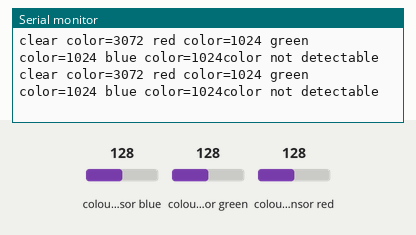
Simulated run of this sketch. Board: Arduino Uno, built with avr-gcc and run on an emulated ATmega328P. On the bench: the last lines printed to the serial monitor. Wiring (inferred from the names in the program): TCS34725 colour sensor at I2C address 0x29. The test bench sets the inputs (shaded band); at power-on: colour sensor blue 128, colour sensor green 128, colour sensor red 128.

Above: at 1.2 s.
1.3 s: colour sensor blue set to 5
At 2.3 s:
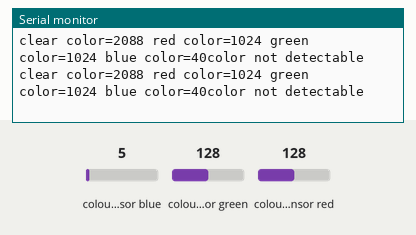
4.3 s: colour sensor green set to 5
At 5.0 s:
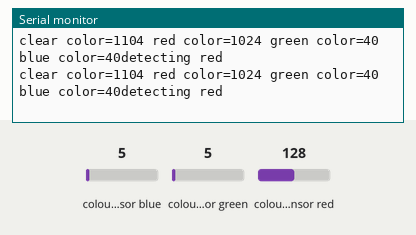
6.2 s: colour sensor red set to 64
At 7.3 s:
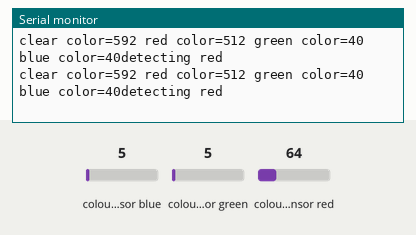
9.2 s: colour sensor blue set to 64
At 10.3 s:
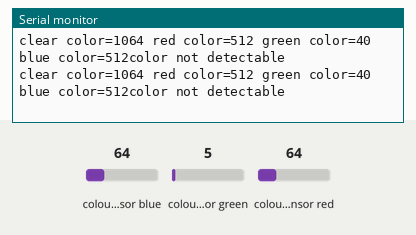
12.2 s: colour sensor green set to 64
At 12.7 s:
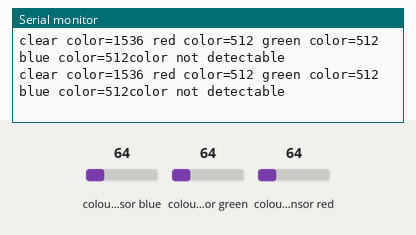
Timing chart, 0 to 15.2 s (numbered marks = the images above; inputs shaded):
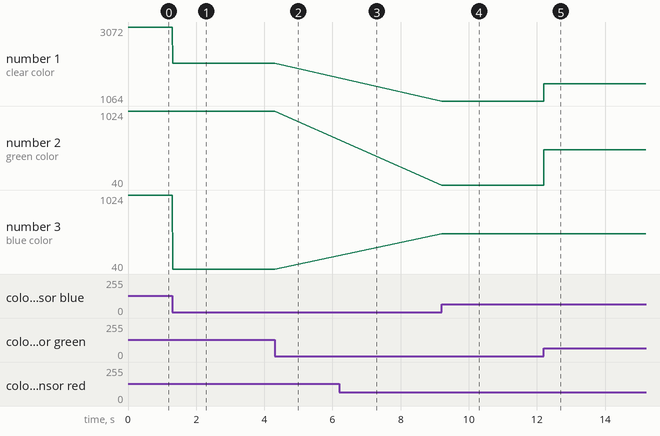

Measured:
- after the input at 1.3 s, the serial monitor: prints a new line at once (image 1)
- after the input at 4.3 s, the serial monitor: prints a new line at once (image 2)
- after the input at 6.2 s, the serial monitor: prints a new line at once (image 3)
- after the input at 9.2 s, the serial monitor: prints a new line at once (image 4)
- after the input at 12.2 s, the serial monitor: prints a new line at once (image 5)
- plotted number 1: 3072 → 2088 after the input at 1.3 s, 2088 → 1064 after the input at 9.2 s, 1064 → 1536 after the input at 12.2 s
- plotted number 3: 1024 → 40 after the input at 1.3 s

The sketch:

RGB_Color.ino
```cpp
/*
BM017_Arduino_color_sensing:  This program interfaces to the AMS TCS34725 color light
to digital converter IC.  It uses the Arduino I2C interface.

Schematics associated with the BM017 module may be used for hardware wiring information.
See the user datasheet at www.solutions-cubed.com for additional information.

*/

#include <Wire.h>
#include <Math.h>

byte i2cWriteBuffer[10];
byte i2cReadBuffer[10];

#define SensorAddressWrite 0x29 //
#define SensorAddressRead 0x29 //
#define EnableAddress 0xa0 // register address + command bits
#define ATimeAddress 0xa1 // register address + command bits
#define WTimeAddress 0xa3 // register address + command bits
#define ConfigAddress 0xad // register address + command bits
#define ControlAddress 0xaf // register address + command bits
#define IDAddress 0xb2 // register address + command bits
#define ColorAddress 0xb4 // register address + command bits

/*
Send register address and the byte value you want to write the magnetometer and
loads the destination register with the value you send
*/
void Writei2cRegisters(byte numberbytes, byte command)
{
  byte i = 0;

  Wire.beginTransmission(SensorAddressWrite);   // Send address with Write bit set
  Wire.write(command);                          // Send command, normally the register address
  for (i = 0; i < numberbytes; i++)                 // Send data
    Wire.write(i2cWriteBuffer[i]);
  Wire.endTransmission();

  delayMicroseconds(100);      // allow some time for bus to settle
}

/*
Send register address to this function and it returns byte value
for the magnetometer register's contents
*/
byte Readi2cRegisters(int numberbytes, byte command)
{
  byte i = 0;

  Wire.beginTransmission(SensorAddressWrite);   // Write address of read to sensor
  Wire.write(command);
  Wire.endTransmission();

  delayMicroseconds(100);      // allow some time for bus to settle

  Wire.requestFrom(SensorAddressRead, numberbytes);  // read data
  for (i = 0; i < numberbytes; i++)
    i2cReadBuffer[i] = Wire.read();
  Wire.endTransmission();

  delayMicroseconds(100);      // allow some time for bus to settle
}

void init_TCS34725(void)
{
  i2cWriteBuffer[0] = 0x10;
  Writei2cRegisters(1, ATimeAddress);   // RGBC timing is 256 - contents x 2.4mS =
  i2cWriteBuffer[0] = 0x00;
  Writei2cRegisters(1, ConfigAddress);  // Can be used to change the wait time
  i2cWriteBuffer[0] = 0x00;
  Writei2cRegisters(1, ControlAddress); // RGBC gain control
  i2cWriteBuffer[0] = 0x03;
  Writei2cRegisters(1, EnableAddress);   // enable ADs and oscillator for sensor
}

void get_TCS34725ID(void)
{
  Readi2cRegisters(1, IDAddress);
  if (i2cReadBuffer[0] = 0x44)
    Serial.println("TCS34725 is present");
  else
    Serial.println("TCS34725 not responding");
}

/*
Reads the register values for clear, red, green, and blue.
*/
void get_Colors(void)
{
  unsigned int clear_color = 0;
  unsigned int red_color = 0;
  unsigned int green_color = 0;
  unsigned int blue_color = 0;

  Readi2cRegisters(8, ColorAddress);
  clear_color = (unsigned int)(i2cReadBuffer[1] << 8) + (unsigned int)i2cReadBuffer[0];
  red_color = (unsigned int)(i2cReadBuffer[3] << 8) + (unsigned int)i2cReadBuffer[2];
  green_color = (unsigned int)(i2cReadBuffer[5] << 8) + (unsigned int)i2cReadBuffer[4];
  blue_color = (unsigned int)(i2cReadBuffer[7] << 8) + (unsigned int)i2cReadBuffer[6];

  // send register values to the serial monitor

  Serial.print("clear color=");
  Serial.print(clear_color, DEC);
  Serial.print(" red color=");
  Serial.print(red_color, DEC);
  Serial.print(" green color=");
  Serial.print(green_color, DEC);
  Serial.print(" blue color=");
  Serial.print(blue_color, DEC);


  // Basic RGB color differentiation can be accomplished by comparing the values and the largest reading will be
  // the prominent color

  if ((red_color > blue_color) && (red_color > green_color))
    Serial.println("detecting red");
  else if ((green_color > blue_color) && (green_color > red_color))
    Serial.println("detecting green");
  else if ((blue_color > red_color) && (blue_color > green_color))
    Serial.println("detecting blue");
  else
    Serial.println("color not detectable");

}

void setup() {
  Wire.begin();
  Serial.begin(115200);  // start serial for output
  init_TCS34725();
  get_TCS34725ID();     // get the device ID, this is just a test to see if we're connected
}

void loop() {
  get_Colors();
}
```
